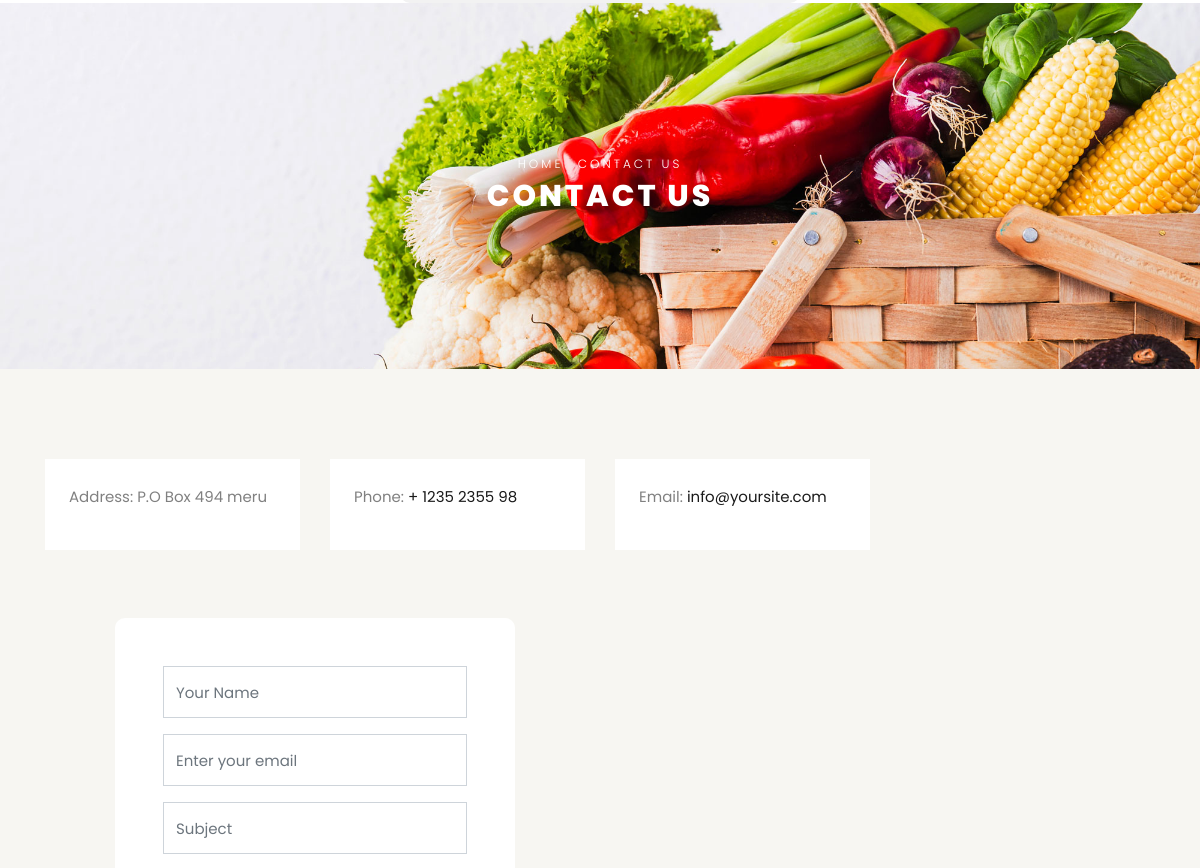
Before: /contact-us/ (signed in, middle part) with the older database file.
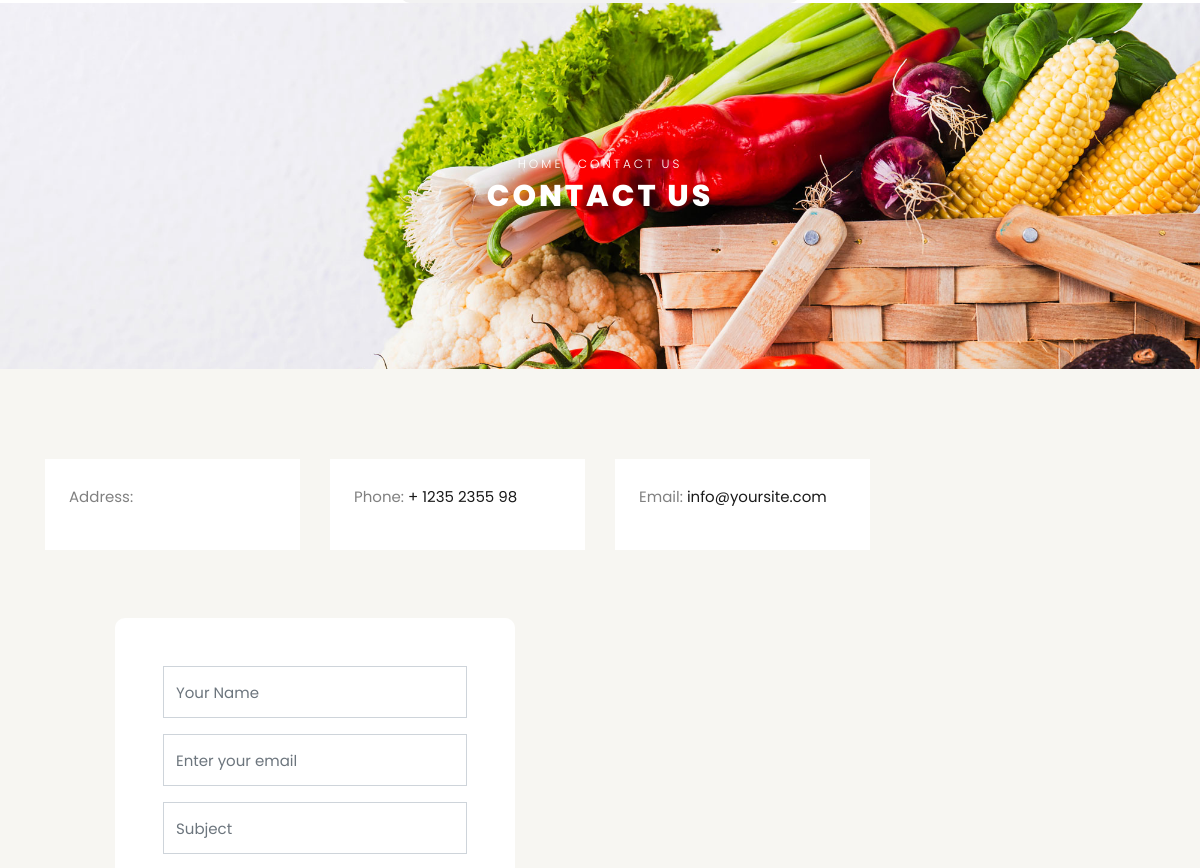
After: the same page with the newer database file.
### core/models.py (models this page shows)
class Address(models.Model):
    user=models.ForeignKey(User, on_delete=models.CASCADE, null= True)
    first_name=models.CharField(max_length=50, default= 'Jane')
    last_name=models.CharField(max_length=50, default= 'Doe')
    address=models.CharField(max_length=100, null=True)
    status= models.BooleanField(default=False)
    phone=PhoneNumberField(null=False, blank=False, default='+2549567890')
    city=models.CharField(max_length=30, default='Nairobi')
    county=models.CharField(max_length=30, default='Nairobi')
    country=models.CharField(max_length=30, default='Kenya')
    class Meta:
        verbose_name_plural = "Address"

### core/views.py (the view, shortened to what this page needs)
# urls.py: path('contact-us/', ContactUsView.as_view(), name='contact'),
class ContactUsView(FormView):
    template_name = 'customer_pages/contact.html'
    form_class = ContactUsForm

### core/forms.py
class ContactUsForm(forms.Form):
    name=forms.CharField(widget=forms.TextInput(attrs={'class':'form-control', 'placeholder':'Your Name'}))
    email=forms.EmailField(widget=forms.EmailInput(attrs={'class': 'form-control', 'placeholder': 'Enter your email'}))
    subject=forms.CharField(widget=forms.TextInput(attrs={'class':'form-control', 'placeholder':'Subject'}))
    message=forms.CharField(widget=forms.Textarea(attrs={'class': 'form-control', 'placeholder': 'write your message'}))
    def __init__(self, *args, **kwargs):
        super(ContactUsForm, self).__init__(*args, **kwargs)
        for field_name, field in self.fields.items():
            field.label = ''
    class Meta:
        model=ContactUs
        fields='__all__'

### core/context_processors.py (called while the page is built)
def default(request):
    categories = Category.objects.all()
    address = None
    name=request.user.username
    if request.user.is_authenticated:
        try:
            address = Address.objects.get(user=request.user, status=True)
        except Address.DoesNotExist:
            pass
        except Address.MultipleObjectsReturned:
            pass
    return {
        'categories': categories,
        'address': address,
        'name':name
    }

### templates/customer_pages/contact.html (shortened to what this page needs)
{% extends "core/base.html" %}
{% block content%}
    <div class="hero-wrap hero-bread" style="background-image: url('images/bg_1.jpg');">
      <div class="container">
        <div class="row no-gutters slider-text align-items-center justify-content-center">
          <div class="col-md-9 ftco-animate text-center">
          	<p class="breadcrumbs"><span class="mr-2"><a href="index.html">Home</a></span> <span>Contact us</span></p>
            <h1 class="mb-0 bread">Contact us</h1>
          </div>
        </div>
      </div>
    </div>
    <section class="ftco-section contact-section bg-light">
      <div class="container">
      	<div class="row d-flex mb-5 contact-info">
          <div class="col-md-3 d-flex">
          	<div class="info bg-white p-4">
	            <p><span>Address:</span> {{address.address}}</p>
	          </div>
          </div>
          <div class="col-md-3 d-flex">
          	<div class="info bg-white p-4">
	            <p><span>Phone:</span> <a href="tel://1234567920">+ 1235 2355 98</a></p>
	          </div>
          </div>
          <div class="col-md-3 d-flex">
          	<div class="info bg-white p-4">
	            <p><span>Email:</span> <a href="mailto:info@yoursite.com">info@yoursite.com</a></p>
	          </div>
          </div>
        </div>
        <div class="row block-9">
          <div class="col-md-6 order-md-last d-flex">
            <form action="{% url 'core:contact'%}" class="bg-white p-5 contact-form" method='post'>
              {{form.as_p}}
              </div>
          </div>
        </div>
      </div>
{% endblock content%}

Changed rows visible on the page:
no longer on this page (row edited): Address: address "P.O Box 494 meru"
